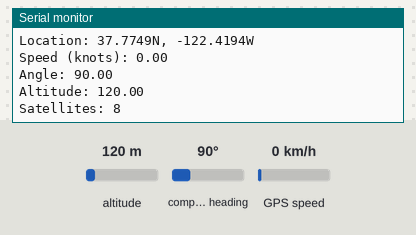
This sketch was run on a simulated Arduino Uno, built with avr-gcc and run on an emulated ATmega328P. Parts: the last lines printed to the serial monitor. The test bench sets the inputs (shaded band); at power-on: altitude 120 m, compass heading 90°, GPS speed 0 km/h. The GPS gets a fix after 3 s at 37.7749, -122.4194 with 8 satellites.

Above: at 4.8 s.
4.9 s: altitude set to 20 m
At 6.4 s:
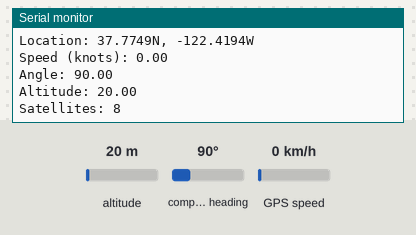
6.5 s: compass heading set to 7°
8.1 s: GPS speed set to 2 km/h
At 10.3 s:
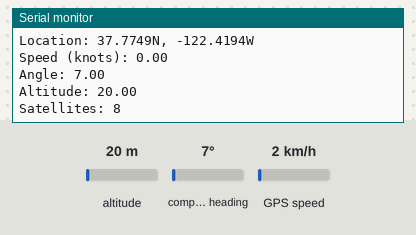
Timing chart, 0 to 11.8 s (numbered marks = the images above; inputs shaded):
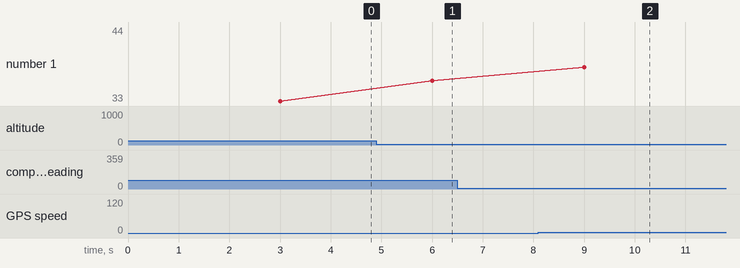

The sketch:

GPS_Test.ino
```cpp
// Include our libraries
#include "Adafruit_GPS.h"
#include "SoftwareSerial.h"

// define the pins
const int TX = 4;
const int RX = 3;

// create a timer
unsigned long timer = millis();

// create instances of the library objects
SoftwareSerial mySerial(TX, RX);
Adafruit_GPS GPS(&mySerial);

// #=#=#=#=#=#=#=#=#=#=#=#=#=#=#=#=#=#=#=#=#=#=#=#=
void setup()
{
    // begin comms
    Serial.begin(115200);
    GPS.begin(9600);
}

// #=#=#=#=#=#=#=#=#=#=#=#=#=#=#=#=#=#=#=#=#=#=#=#=
void loop()
{
    // tell the GPS to get some data
    GPS.read();

    // Check if anything received
    if (GPS.newNMEAreceived())
    {

        // parse the NMEA sentences and return if not valid
        if (!GPS.parse(GPS.lastNMEA()))
            return;
    }

    // every 3 seconds do this.....
    if (millis() - timer > 3000)
    {
        // store the timer value
        timer = millis();

        // print the time - add leading zeros if necessary
        // Print the hour ####################
        Serial.print("Time: ");
        if (GPS.hour < 10)
        {
            Serial.print('0');
        }
        Serial.print(GPS.hour);
        Serial.print(':');

        // print the minutes #################
        if (GPS.minute < 10)
        {
            Serial.print('0');
        }
        Serial.print(GPS.minute);
        Serial.print(':');

        // print the seconds #################
        if (GPS.seconds < 10)
        {
            Serial.print('0');
        }
        Serial.println(GPS.seconds);


        // print the date - add leading zeros if necessary
        // Print the day ####################
        Serial.print("Date: ");
        if (GPS.day < 10)
        {
            Serial.print('0');
        }
        Serial.print(GPS.day);
        Serial.print('/');

        // print the month #################
        if (GPS.month < 10)
        {
            Serial.print('0');
        }
        Serial.print(GPS.month);
        Serial.print("/20");

        // print the year #################
        if (GPS.year < 10)
        {
            Serial.print('0');
        }
        Serial.println(GPS.year);

        // print the GPS fix value and quality
        Serial.print("Fix: ");
        Serial.print(GPS.fix);
        Serial.print(" Quality: ");
        Serial.println(GPS.fixquality);

        // If we get a location fix display relevant data
        if (GPS.fix)
        {
            // display location
            Serial.print("Location: ");
            Serial.print(GPS.latitudeDegrees, 4);
            Serial.print(GPS.lat);
            Serial.print(", ");
            Serial.print(GPS.longitudeDegrees, 4);
            Serial.println(GPS.lon);

            // display speed   MPH 1.15078    KPH 1.852
            Serial.print("Speed (knots): ");
            Serial.println(GPS.speed);

            // display angle of motion
            Serial.print("Angle: ");
            Serial.println(GPS.angle);

            // display altitude
            Serial.print("Altitude: ");
            Serial.println(GPS.altitude);

            // display number of visible satellites
            Serial.print("Satellites: ");
            Serial.println(GPS.satellites);
        }

        Serial.println();
    }

}
```

Measured:
- after the input at 4.9 s, the serial monitor: prints a new line after 1.1 s (image 1)
